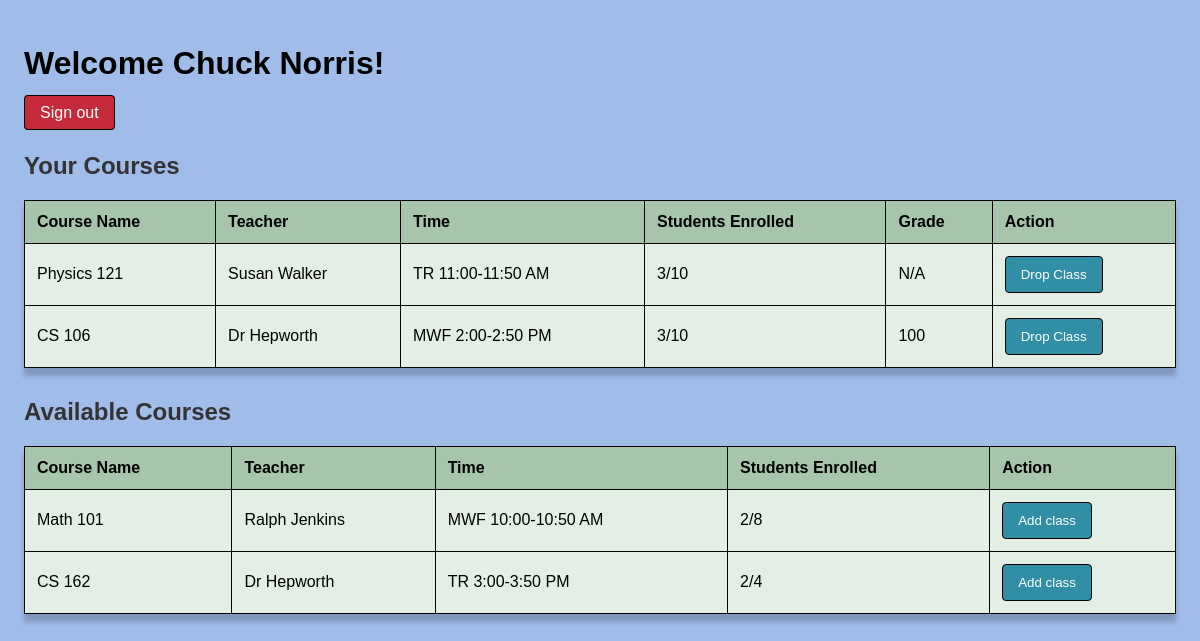
Page /dashboard (signed in) on the earlier database version.
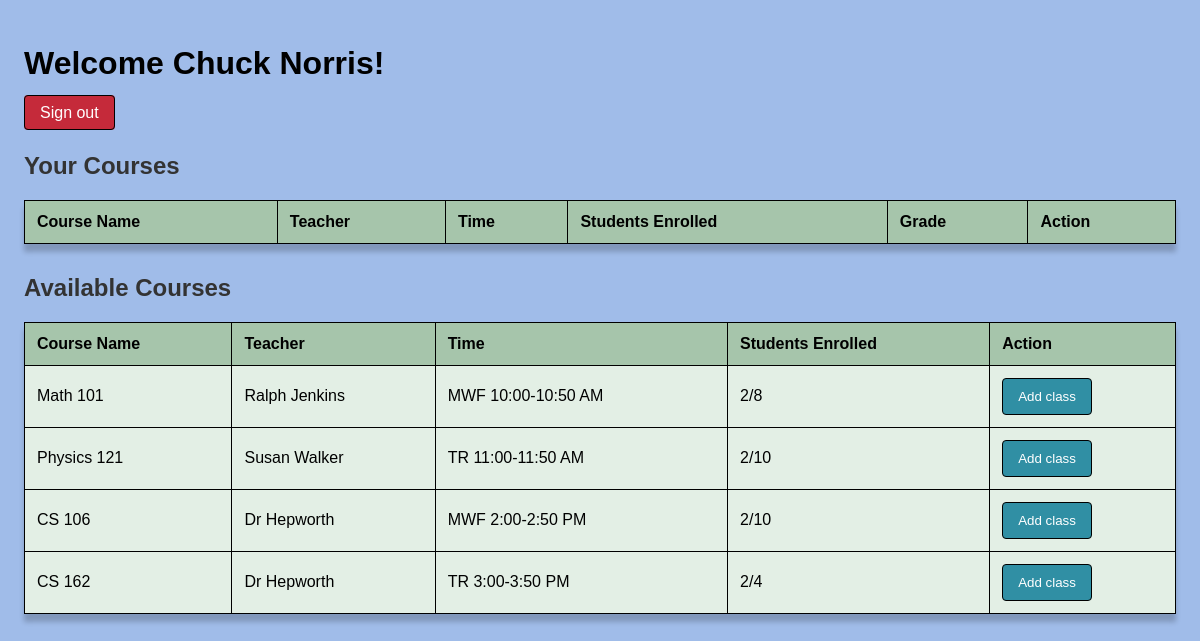
Same page on the later database version.
### app.py (models this page shows)
class User(UserMixin, db.Model):
    id = db.Column(db.Integer, primary_key=True)
    username = db.Column(db.String(80), unique=True, nullable=False)
    password_hash = db.Column(db.String(120), nullable=False)
    role = db.Column(db.String(20), nullable=False)  # 'student', 'teacher', or 'admin'
    display_name = db.Column(db.String(100))

class Enrollment(db.Model):
    id = db.Column(db.Integer, primary_key=True)
    student_id = db.Column(db.Integer, db.ForeignKey('user.id'), nullable=False)
    course_id = db.Column(db.Integer, db.ForeignKey('course.id'), nullable=False)
    grade = db.Column(db.Integer, nullable=True)
    student = db.relationship('User', backref='enrollments')

class Course(db.Model):
    id = db.Column(db.Integer, primary_key=True)
    name = db.Column(db.String(100), nullable=False)
    teacher_id = db.Column(db.Integer, db.ForeignKey('user.id'), nullable=False)
    time = db.Column(db.String(50), nullable=False)
    capacity = db.Column(db.Integer, nullable=False)
    teacher = db.relationship('User', backref='courses')
    enrollments = db.relationship('Enrollment', backref='course', lazy=True)

### app.py (the view)
@app.route('/dashboard')
@login_required
def dashboard():
    if current_user.role == 'student':
        enrollments = Enrollment.query.filter_by(student_id=current_user.id).all()
        courses = Course.query.all()
        return render_template('student_dashboard.html', enrollments=enrollments, courses=courses)
    elif current_user.role == 'teacher':
        courses = Course.query.filter_by(teacher_id=current_user.id).all()
        return render_template('teacher_dashboard.html', courses=courses)
    return redirect(url_for('admin.index'))

### app.py (called while the page is built)
@login_manager.user_loader
def load_user(user_id):
    return User.query.get(int(user_id))

### templates/student_dashboard.html (shortened to what this page needs)
<!DOCTYPE html>
<html>
  <head>
    <link
      rel="stylesheet"
      href="{{ url_for('static', filename='style.css') }}"
    />
  </head>
  <body>
    <div class="dashboard-header">
      <h1>Welcome {{ current_user.display_name }}!</h1>
      <a href="{{ url_for('logout') }}" class="btn">Sign out</a>
    </div>
    <div class="section courses">
      <h2>Your Courses</h2>
      <table>
        <thead>
          <tr>
            <th>Course Name</th>
            <th>Teacher</th>
            <th>Time</th>
            <th>Students Enrolled</th>
            <th>Grade</th>
            <th>Action</th>
          </tr>
        </thead>
        <tbody>
          {% for enrollment in enrollments %}
          <tr>
            <td>{{ enrollment.course.name }}</td>
            <td>{{ enrollment.course.teacher.display_name }}</td>
            <td>{{ enrollment.course.time }}</td>
            <td>
              {{ enrollment.course.enrollments|length }}/{{
              enrollment.course.capacity }}
            </td>
            <td>{{ enrollment.grade if enrollment.grade else 'N/A' }}</td>
            <td>
              <form
                action="{{ url_for('drop_class', enrollment_id=enrollment.id) }}"
                method="post"
              >
                <button type="submit">Drop Class</button>
              </form>
            </td>
          </tr>
          {% endfor %}
        </tbody>
      </table>
      <h2>Available Courses</h2>
      <table>
        <thead>
          <tr>
            <th>Course Name</th>
            <th>Teacher</th>
            <th>Time</th>
            <th>Students Enrolled</th>
            <th>Action</th>
          </tr>
        </thead>
        <tbody>
          {% for course in courses %} {% if course.id not in
          enrollments|map(attribute='course_id')|list %}
          <tr>
            <td>{{ course.name }}</td>
            <td>{{ course.teacher.display_name }}</td>
            <td>{{ course.time }}</td>
            <td>{{ course.enrollments|length }}/{{ course.capacity }}</td>
            <td>
              {% if course.enrollments|length < course.capacity %}
              <form
                action="{{ url_for('enroll', course_id=course.id) }}"
                method="POST"
              >
                <button type="submit" class="btn-enroll">Add class</button>
              </form>
              {% else %}
              <span class="full">Full</span>
              {% endif %}
            </td>
          </tr>
          {% endif %} {% endfor %}
        </tbody>
      </table>
    </div>
  </body>
</html>

### static/style.css (style rules this page uses)
body { font-family: Georgia, sans-serif; margin: 0; padding: 2%; background-color: #a0bce9; }
button { background-color: #308fa4; color: white; padding: 10px 15px; border: none; border-radius: 4px; cursor: pointer; border: 1px solid black; }
.btn { text-decoration: none; color: white; background-color: #c52a3a; padding: 8px 15px; border-radius: 4px; border: 1px solid black; font-family: Georgia, sans-serif; }
table { width: 100%; border-collapse: collapse; margin-bottom: 30px; background-color: white; box-shadow: 0 8px 5px rgba(0, 0, 0, 0.2); border: 1px solid black; }
th, td { padding: 12px; text-align: left; border-bottom: 1px solid #ddd; border: 1px solid black; }
th { background-color: #a6c5ab; font-weight: bold; }
td { background-color: #e3efe5; }
h2 { color: #333; margin-top: 30px; margin-bottom: 20px; }

Differences in the rows shown:
removed Enrollment: course.name "Physics 121", course.teacher.display_name "Susan Walker", course.time "TR 11:00-11:50 AM", course.enrollments|length "3", course.capacity "10", grade "N/A"
removed Enrollment: course.name "CS 106", course.teacher.display_name "Dr Hepworth", course.time "MWF 2:00-2:50 PM", course.enrollments|length "3", course.capacity "10", grade "100"
now on this page (row unchanged): Course: name "Physics 121", teacher.display_name "Susan Walker", time "TR 11:00-11:50 AM", enrollments|length "2", capacity "10"
now on this page (row unchanged): Course: name "CS 106", teacher.display_name "Dr Hepworth", time "MWF 2:00-2:50 PM", enrollments|length "2", capacity "10"
